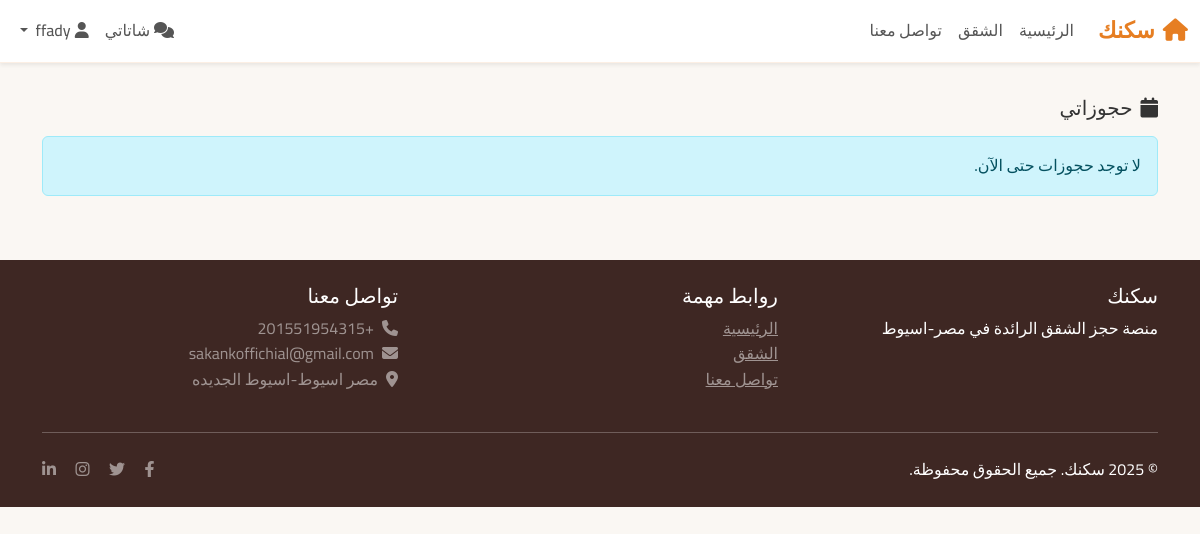
Before: /bookings/my-bookings/ (signed in) with the older database file.
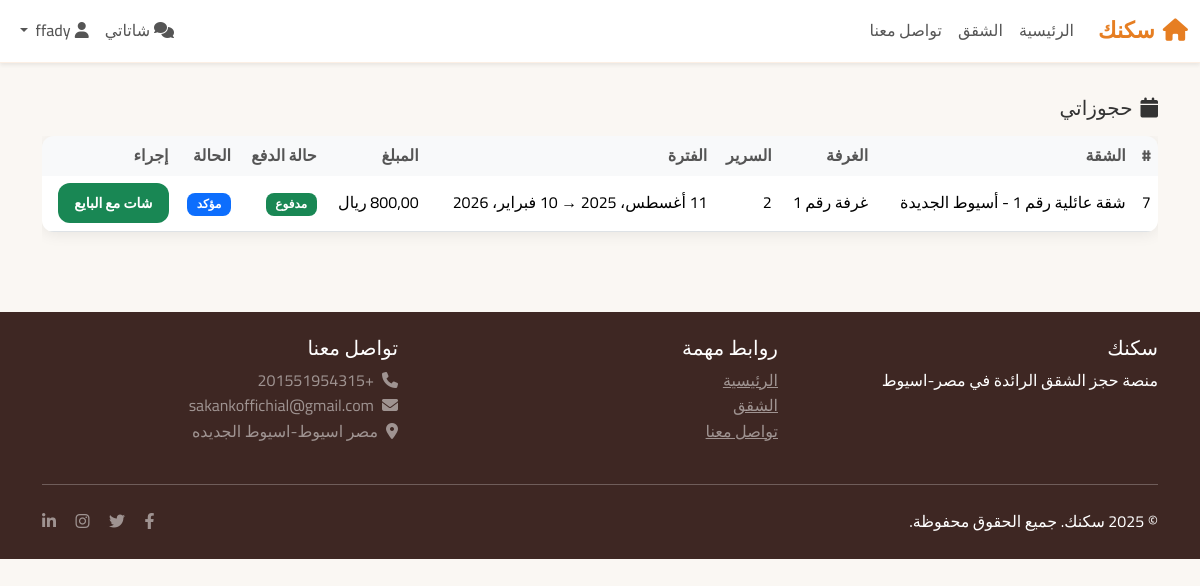
After: the same page with the newer database file.
### bookings/models.py (models this page shows, shortened)
class Booking(models.Model):
    STATUS_CHOICES = [
        ('pending', 'في الانتظار'),
        ('confirmed', 'مؤكد'),
        ('cancelled', 'ملغي'),
        ('completed', 'مكتمل'),
    ]
    PAYMENT_STATUS_CHOICES = [
        ('pending', 'في الانتظار'),
        ('paid', 'مدفوع'),
        ('failed', 'فشل'),
        ('refunded', 'مسترد'),
    ]
    user = models.ForeignKey(
        User,
        on_delete=models.CASCADE,
        related_name='bookings',
        verbose_name='المستخدم'
    )
    order = models.ForeignKey(
        'BookingOrder',
        on_delete=models.CASCADE,
        related_name='bookings',
        null=True,
        blank=True,
        verbose_name='الأمر'
    )
    bed = models.ForeignKey(
        Bed,
        on_delete=models.CASCADE,
        related_name='bookings',
        verbose_name='السرير'
    )
    start_date = models.DateField(
        verbose_name='تاريخ البداية'
    )
    end_date = models.DateField(
        verbose_name='تاريخ النهاية'
    )
    monthly_price = models.DecimalField(
        max_digits=10,
        decimal_places=2,
        verbose_name='السعر الشهري'
    )
    total_amount = models.DecimalField(
        max_digits=10,
        decimal_places=2,
        verbose_name='المبلغ الإجمالي'
    )
    commission_amount = models.DecimalField(
        max_digits=10,
        decimal_places=2,
        default=150,
        verbose_name='عمولة السرير'
    )
    status = models.CharField(
        max_length=15,
        choices=STATUS_CHOICES,
        default='pending',
        verbose_name='حالة الحجز'
    )
    payment_status = models.CharField(
        max_length=15,
        choices=PAYMENT_STATUS_CHOICES,
        default='pending',
        verbose_name='حالة الدفع'
    )
    stripe_payment_intent_id = models.CharField(
        max_length=200,
        blank=True,
        verbose_name='معرف نية الدفع في Stripe'
    )
    notes = models.TextField(
        blank=True,
        verbose_name='ملاحظات'
    )
    created_at = models.DateTimeField(
        auto_now_add=True,
        verbose_name='تاريخ الإنشاء'
    )
    updated_at = models.DateTimeField(
        auto_now=True,
        verbose_name='تاريخ التحديث'
    )
    class Meta:
        verbose_name = 'حجز'
        verbose_name_plural = 'الحجوزات'
        ordering = ['-created_at']

### listings/models.py (models this page shows, shortened)
class Bed(models.Model):
    STATUS_CHOICES = [
        ('available', 'متاح'),
        ('booked', 'محجوز'),
        ('maintenance', 'صيانة'),
    ]
    room = models.ForeignKey(
        Room,
        on_delete=models.CASCADE,
        related_name='beds',
        verbose_name='الغرفة'
    )
    bed_number = models.CharField(
        max_length=10,
        verbose_name='رقم السرير'
    )
    monthly_price = models.DecimalField(
        max_digits=10,
        decimal_places=2,
        verbose_name='السعر الشهري'
    )
    status = models.CharField(
        max_length=15,
        choices=STATUS_CHOICES,
        default='available',
        verbose_name='الحالة'
    )
    class Meta:
        verbose_name = 'سرير'
        verbose_name_plural = 'الأسرة'
        unique_together = ['room', 'bed_number']

class Room(models.Model):
    apartment = models.ForeignKey(
        Apartment,
        on_delete=models.CASCADE,
        related_name='rooms',
        verbose_name='الشقة'
    )
    name = models.CharField(
        max_length=100,
        verbose_name='اسم/رقم الغرفة'
    )
    bed_count = models.PositiveIntegerField(
        verbose_name='عدد الأسرة'
    )
    room_image = models.ImageField(
        upload_to='rooms/',
        blank=True,
        verbose_name='صورة الغرفة'
    )
    description = models.TextField(
        blank=True,
        verbose_name='وصف الغرفة'
    )
    class Meta:
        verbose_name = 'غرفة'
        verbose_name_plural = 'الغرف'
        unique_together = ['apartment', 'name']

class Apartment(models.Model):
    name = models.CharField(
        max_length=200,
        verbose_name='اسم الشقة'
    )
    location = models.ForeignKey(
        Location,
        on_delete=models.CASCADE,
        related_name='apartments',
        verbose_name='الموقع'
    )
    description = models.TextField(
        verbose_name='الوصف'
    )
    owner = models.ForeignKey(
        User,
        on_delete=models.CASCADE,
        related_name='apartments',
        verbose_name='المالك'
    )
    main_image = models.ImageField(
        upload_to='apartments/main/',
        verbose_name='الصورة الرئيسية'
    )
    is_active = models.BooleanField(
        default=True,
        verbose_name='نشط'
    )
    created_at = models.DateTimeField(
        auto_now_add=True,
        verbose_name='تاريخ الإنشاء'
    )
    updated_at = models.DateTimeField(
        auto_now=True,
        verbose_name='تاريخ التحديث'
    )
    class Meta:
        verbose_name = 'شقة'
        verbose_name_plural = 'الشقق'
        ordering = ['-created_at']

### bookings/views.py (the view)
# urls.py: path('my-bookings/', views.MyBookingsView.as_view(), name='my_bookings'),
class MyBookingsView(LoginRequiredMixin, ListView):
    model = Booking
    template_name = 'bookings/my_bookings.html'
    context_object_name = 'bookings'
    def get_queryset(self):
        return Booking.objects.filter(user=self.request.user).order_by('-created_at')

### templates/bookings/my_bookings.html (shortened to what this page needs)
{% extends 'base.html' %}
{% block content %}
<div class="container my-3">
  <h5 class="mb-3"><i class="fas fa-calendar me-2"></i>حجوزاتي</h5>
  {% if bookings %}
    <div class="table-responsive hide-on-mobile">
      <table class="table table-hover table-sm align-middle">
        <thead>
          <tr>
            <th>#</th>
            <th>الشقة</th>
            <th>الغرفة</th>
            <th>السرير</th>
            <th>الفترة</th>
            <th>المبلغ</th>
            <th>حالة الدفع</th>
            <th>الحالة</th>
            <th>إجراء</th>
          </tr>
        </thead>
        <tbody>
          {% for b in bookings %}
            <tr>
              <td>{{ b.id }}</td>
              <td>{{ b.bed.room.apartment.name }}</td>
              <td>{{ b.bed.room.name }}</td>
              <td>{{ b.bed.bed_number }}</td>
              <td>{{ b.start_date }} → {{ b.end_date }}</td>
              <td>{{ b.total_amount }} ريال</td>
              <td>
                {% if b.payment_status == 'paid' %}
                  <span class="badge bg-success">مدفوع</span>
                {% elif b.payment_status == 'failed' %}
                  <span class="badge bg-danger">فشل</span>
                {% else %}
                  <span class="badge bg-secondary">معلق</span>
                {% endif %}
              </td>
              <td>
                {% if b.status == 'confirmed' %}
                  <span class="badge bg-primary">مؤكد</span>
                {% elif b.status == 'cancelled' %}
                  <span class="badge bg-warning">ملغي</span>
                {% else %}
                  <span class="badge bg-info">جديد</span>
                {% endif %}
              </td>
              <td>
                {% if b.payment_status == 'paid' %}
                  <a class="btn btn-sm btn-success" href="{% url 'bookings:chat' b.id %}">شات مع البايع</a>
                {% else %}
                  <a class="btn btn-sm btn-outline-primary" href="{% url 'payments:payment' b.id %}">إتمام الدفع</a>
                  <span class="text-muted ms-2">ادفع أولاً لفتح الشات</span>
                {% endif %}
              </td>
            </tr>
          {% endfor %}
        </tbody>
      </table>
    </div>
  {% else %}
    <div class="alert alert-info">لا توجد حجوزات حتى الآن.</div>
  {% endif %}
</div>
{% endblock %}

Changed rows visible on the page:
added Booking: id "7", bed.room.apartment.name "شقة عائلية رقم 1 - أسيوط الجديدة", bed.room.name "غرفة رقم 1", bed.bed_number "2", end_date "10 فبراير، 2026", total_amount "800,00", payment_status "مدفوع", status "مؤكد"
Other visible differences:
text no longer shown: "لا توجد حجوزات حتى الآن."
text now shown: "# الشقة الغرفة السرير الفترة المبلغ حالة الدفع الحالة إجراء"
